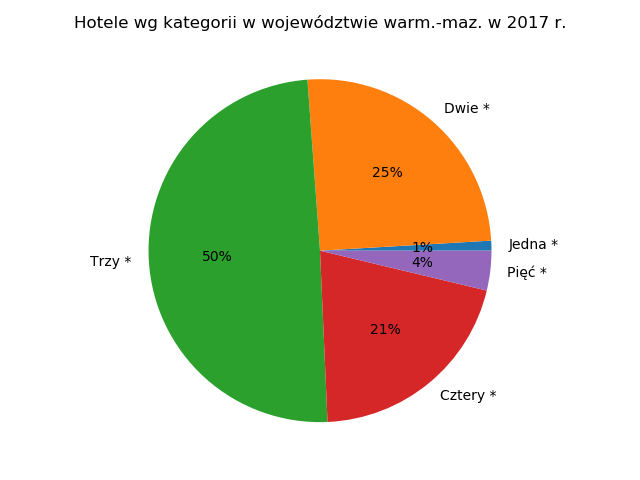

Python code for this plot:
import matplotlib.pyplot as plt
import pandas as pd

data = pd.read_csv("hotele.csv", index_col=0)
plt.pie(data, labels=data.index, autopct='%1.f%%')
plt.title("Hotele wg kategorii w województwie warm.-maz. w 2017 r.")
plt.savefig("wykres4.png")
plt.show()
